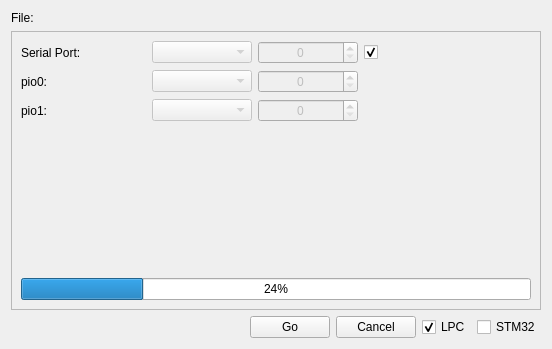
<?xml version="1.0" encoding="UTF-8"?>
<ui version="4.0">
 <class>Installer</class>
 <widget class="QWidget" name="Installer">
  <property name="geometry">
   <rect>
    <x>0</x>
    <y>0</y>
    <width>552</width>
    <height>349</height>
   </rect>
  </property>
  <property name="windowTitle">
   <string>Form</string>
  </property>
  <layout class="QVBoxLayout" name="verticalLayout">
   <item>
    <layout class="QHBoxLayout" name="horizontalLayout_2">
     <item>
      <widget class="QLabel" name="label">
       <property name="sizePolicy">
        <sizepolicy hsizetype="Minimum" vsizetype="Preferred">
         <horstretch>0</horstretch>
         <verstretch>0</verstretch>
        </sizepolicy>
       </property>
       <property name="text">
        <string>File:</string>
       </property>
      </widget>
     </item>
     <item>
      <widget class="CLineEdit" name="file" native="true">
       <property name="sizePolicy">
        <sizepolicy hsizetype="MinimumExpanding" vsizetype="Preferred">
         <horstretch>0</horstretch>
         <verstretch>0</verstretch>
        </sizepolicy>
       </property>
      </widget>
     </item>
    </layout>
   </item>
   <item>
    <widget class="QScrollArea" name="scrollArea">
     <property name="widgetResizable">
      <bool>true</bool>
     </property>
     <widget class="QWidget" name="scrollAreaWidgetContents">
      <property name="geometry">
       <rect>
        <x>0</x>
        <y>0</y>
        <width>526</width>
        <height>253</height>
       </rect>
      </property>
      <layout class="QVBoxLayout" name="verticalLayout_2">
       <item>
        <layout class="QHBoxLayout" name="horizontalLayout_5">
         <item>
          <widget class="QLabel" name="serialPortLabel">
           <property name="sizePolicy">
            <sizepolicy hsizetype="Fixed" vsizetype="Preferred">
             <horstretch>0</horstretch>
             <verstretch>0</verstretch>
            </sizepolicy>
           </property>
           <property name="minimumSize">
            <size>
             <width>125</width>
             <height>0</height>
            </size>
           </property>
           <property name="text">
            <string>Serial Port:</string>
           </property>
          </widget>
         </item>
         <item>
          <widget class="QComboBox" name="serialPortComboBox">
           <property name="enabled">
            <bool>false</bool>
           </property>
           <property name="sizePolicy">
            <sizepolicy hsizetype="Fixed" vsizetype="Fixed">
             <horstretch>0</horstretch>
             <verstretch>0</verstretch>
            </sizepolicy>
           </property>
           <property name="minimumSize">
            <size>
             <width>100</width>
             <height>0</height>
            </size>
           </property>
          </widget>
         </item>
         <item>
          <widget class="QSpinBox" name="serialPinConfigSpinBox">
           <property name="enabled">
            <bool>false</bool>
           </property>
           <property name="sizePolicy">
            <sizepolicy hsizetype="Fixed" vsizetype="Fixed">
             <horstretch>0</horstretch>
             <verstretch>0</verstretch>
            </sizepolicy>
           </property>
           <property name="minimumSize">
            <size>
             <width>100</width>
             <height>0</height>
            </size>
           </property>
           <property name="alignment">
            <set>Qt::AlignCenter</set>
           </property>
          </widget>
         </item>
         <item>
          <widget class="QCheckBox" name="serialPinConfigLockCheckBox">
           <property name="sizePolicy">
            <sizepolicy hsizetype="Fixed" vsizetype="Fixed">
             <horstretch>0</horstretch>
             <verstretch>0</verstretch>
            </sizepolicy>
           </property>
           <property name="text">
            <string/>
           </property>
           <property name="checked">
            <bool>true</bool>
           </property>
          </widget>
         </item>
         <item>
          <spacer name="horizontalSpacer_2">
           <property name="orientation">
            <enum>Qt::Horizontal</enum>
           </property>
           <property name="sizeHint" stdset="0">
            <size>
             <width>40</width>
             <height>20</height>
            </size>
           </property>
          </spacer>
         </item>
        </layout>
       </item>
       <item>
        <layout class="QHBoxLayout" name="horizontalLayout_7">
         <item>
          <widget class="QLabel" name="pio0Label">
           <property name="sizePolicy">
            <sizepolicy hsizetype="Fixed" vsizetype="Preferred">
             <horstretch>0</horstretch>
             <verstretch>0</verstretch>
            </sizepolicy>
           </property>
           <property name="minimumSize">
            <size>
             <width>125</width>
             <height>0</height>
            </size>
           </property>
           <property name="text">
            <string>pio0:</string>
           </property>
          </widget>
         </item>
         <item>
          <widget class="QComboBox" name="pio0PortComboBox">
           <property name="enabled">
            <bool>false</bool>
           </property>
           <property name="sizePolicy">
            <sizepolicy hsizetype="Fixed" vsizetype="Fixed">
             <horstretch>0</horstretch>
             <verstretch>0</verstretch>
            </sizepolicy>
           </property>
           <property name="minimumSize">
            <size>
             <width>100</width>
             <height>0</height>
            </size>
           </property>
          </widget>
         </item>
         <item>
          <widget class="QSpinBox" name="pio0PinSpinBox">
           <property name="enabled">
            <bool>false</bool>
           </property>
           <property name="sizePolicy">
            <sizepolicy hsizetype="Fixed" vsizetype="Fixed">
             <horstretch>0</horstretch>
             <verstretch>0</verstretch>
            </sizepolicy>
           </property>
           <property name="minimumSize">
            <size>
             <width>100</width>
             <height>0</height>
            </size>
           </property>
           <property name="alignment">
            <set>Qt::AlignCenter</set>
           </property>
          </widget>
         </item>
         <item>
          <spacer name="horizontalSpacer_3">
           <property name="orientation">
            <enum>Qt::Horizontal</enum>
           </property>
           <property name="sizeHint" stdset="0">
            <size>
             <width>40</width>
             <height>20</height>
            </size>
           </property>
          </spacer>
         </item>
        </layout>
       </item>
       <item>
        <layout class="QHBoxLayout" name="horizontalLayout_8">
         <item>
          <widget class="QLabel" name="pio1Label">
           <property name="sizePolicy">
            <sizepolicy hsizetype="Fixed" vsizetype="Preferred">
             <horstretch>0</horstretch>
             <verstretch>0</verstretch>
            </sizepolicy>
           </property>
           <property name="minimumSize">
            <size>
             <width>125</width>
             <height>0</height>
            </size>
           </property>
           <property name="text">
            <string>pio1:</string>
           </property>
          </widget>
         </item>
         <item>
          <widget class="QComboBox" name="pio1PortComboBox">
           <property name="enabled">
            <bool>false</bool>
           </property>
           <property name="sizePolicy">
            <sizepolicy hsizetype="Fixed" vsizetype="Fixed">
             <horstretch>0</horstretch>
             <verstretch>0</verstretch>
            </sizepolicy>
           </property>
           <property name="minimumSize">
            <size>
             <width>100</width>
             <height>0</height>
            </size>
           </property>
          </widget>
         </item>
         <item>
          <widget class="QSpinBox" name="pio1PinSpinBox">
           <property name="enabled">
            <bool>false</bool>
           </property>
           <property name="sizePolicy">
            <sizepolicy hsizetype="Fixed" vsizetype="Fixed">
             <horstretch>0</horstretch>
             <verstretch>0</verstretch>
            </sizepolicy>
           </property>
           <property name="minimumSize">
            <size>
             <width>100</width>
             <height>0</height>
            </size>
           </property>
           <property name="alignment">
            <set>Qt::AlignCenter</set>
           </property>
          </widget>
         </item>
         <item>
          <spacer name="horizontalSpacer_4">
           <property name="orientation">
            <enum>Qt::Horizontal</enum>
           </property>
           <property name="sizeHint" stdset="0">
            <size>
             <width>40</width>
             <height>20</height>
            </size>
           </property>
          </spacer>
         </item>
        </layout>
       </item>
       <item>
        <spacer name="verticalSpacer">
         <property name="orientation">
          <enum>Qt::Vertical</enum>
         </property>
         <property name="sizeHint" stdset="0">
          <size>
           <width>20</width>
           <height>40</height>
          </size>
         </property>
        </spacer>
       </item>
       <item>
        <widget class="QProgressBar" name="progressBar">
         <property name="sizePolicy">
          <sizepolicy hsizetype="Expanding" vsizetype="Fixed">
           <horstretch>0</horstretch>
           <verstretch>0</verstretch>
          </sizepolicy>
         </property>
         <property name="value">
          <number>24</number>
         </property>
        </widget>
       </item>
      </layout>
     </widget>
    </widget>
   </item>
   <item>
    <layout class="QHBoxLayout" name="horizontalLayout">
     <item>
      <spacer name="horizontalSpacer">
       <property name="orientation">
        <enum>Qt::Horizontal</enum>
       </property>
       <property name="sizeType">
        <enum>QSizePolicy::Expanding</enum>
       </property>
       <property name="sizeHint" stdset="0">
        <size>
         <width>20</width>
         <height>20</height>
        </size>
       </property>
      </spacer>
     </item>
     <item>
      <widget class="QPushButton" name="goButton">
       <property name="text">
        <string>Go</string>
       </property>
      </widget>
     </item>
     <item>
      <widget class="QPushButton" name="cancelButton">
       <property name="text">
        <string>Cancel</string>
       </property>
      </widget>
     </item>
     <item>
      <widget class="QCheckBox" name="lpcCheckBox">
       <property name="text">
        <string>LPC</string>
       </property>
       <property name="checked">
        <bool>true</bool>
       </property>
      </widget>
     </item>
     <item>
      <widget class="QCheckBox" name="stm32CheckBox">
       <property name="text">
        <string>STM32</string>
       </property>
      </widget>
     </item>
    </layout>
   </item>
  </layout>
 </widget>
 <customwidgets>
  <customwidget>
   <class>CLineEdit</class>
   <extends>QWidget</extends>
   <header>CSdk/CLineEdit.h</header>
   <container>1</container>
  </customwidget>
 </customwidgets>
 <resources/>
 <connections/>
</ui>
